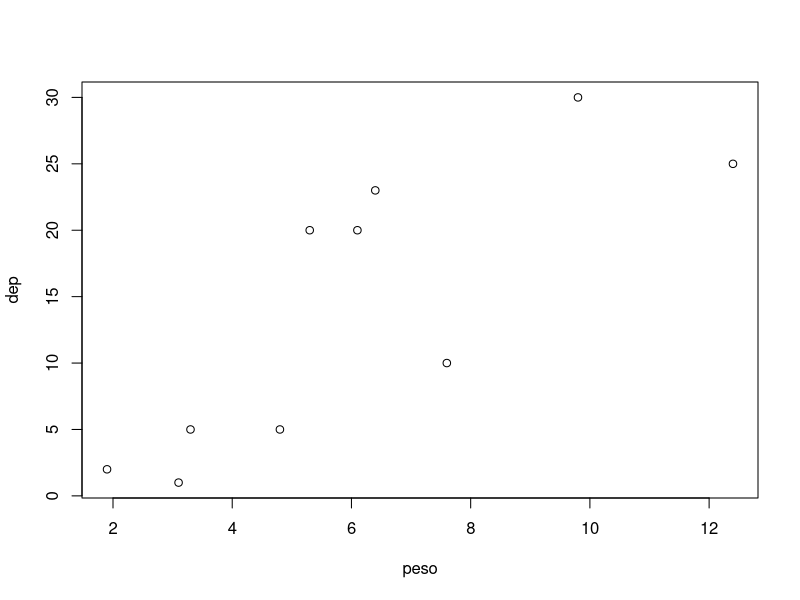

Source code (R): (Note: this script raises an error after producing the figure.)
## Modelos lineares

## Exemplo de rolos compressores
peso <- c(1.9,3.1,3.3,4.8,5.3,6.1,6.4,7.6,9.8,12.4)
dep <- c(2,1,5,5,20,20,23,10,30,25) # depressao
plot(peso, dep)

## ajuste bayesiano
lddados <- list(n = 10, y = dep, x = (peso - mean(peso)))
## parametros
params <- list("b0", "b1", "sigma2")
## iniciais
inits <- list(c(b0 = mean(dep), b1 = 0, tau = 1))
## modelo
sink("roller.txt")
cat("model{
# verossimilhança: m = media
for(i in 1:n){
m[i] <- b0 + b1*x[i]
y[i] ~ dnorm(m[i], tau)
}
# prioris
b0 ~ dnorm(0, 1.0E-6)I(-50,50) # o I coloca uma restricao nos params
b1 ~ dnorm(0, 1.0E-6)I(-50,50)
tau ~ dgamma(0.01, 0.01)
sigma2 <- 1/tau
}")
sink()
## ajuste
#require(R2OpenBUGS)
fit.roller <- bugs(lddados, inits, params, model.file = "roller.txt",
                   n.iter = 25000, n.burnin = 20000, n.chains = 1,
                   n.thin = 5)
print(fit.roller, digits = 3)

sim.roller <- fit.roller$sims.matrix
par(mfrow=c(2,2))
hist(sim.roller[,1])
hist(sim.roller[,2])
hist(sim.roller[,3])
hist(sim.roller[,4])
par(mfrow=c(1,1))
# intervalos
quantile(sim.roller[,1], c(.025, .5, .975))
quantile(sim.roller[,2], c(.025, .5, .975))
quantile(sim.roller[,3], c(.025, .5, .975))

## Diagnosticos de convergencia
#require(coda)
diagn <- mcmc(sim.roller[,1:3])
plot(diagn)
cumuplot(diagn)
# analisa se o thinning funcionou
autocorr.plot(diagn)
crosscorr.plot(diagn)
# Geweke diagnostics - teste de diff de duas medias
geweke.diag(diagn)
heidel.diag(diagn)

######################################################################

## GLM!

## Exemplo dos red oaks
